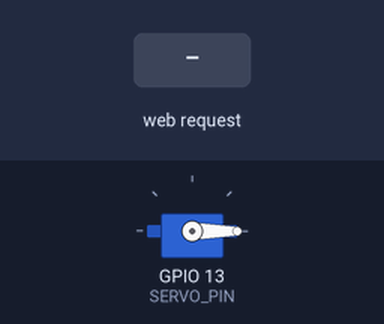
The sketch below on a simulated ESP32. Shown: servo. Inputs (shaded band) come from the test bench. WiFi joins after 1.5 s; servers stay silent unless stated; what the sketch prints to the serial monitor is not drawn.

Above: at 2.7 s.
2.8 s: HTTP request GET /unlock received
At 3.8 s:
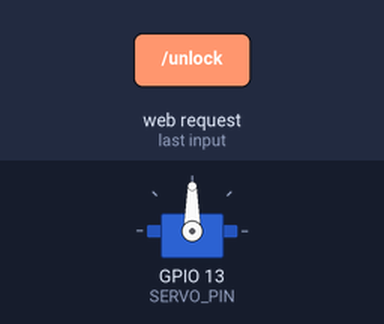
Timing chart, 0 to 9.3 s (numbered marks = the images above; inputs shaded):
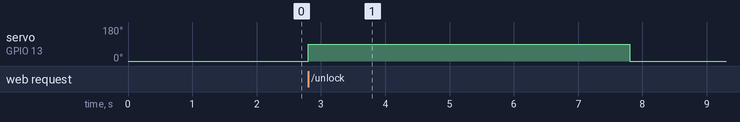

Measured:
- after the input at 2.8 s, servo on GPIO 13 (SERVO_PIN): 0° → 90° at once, → 0° 5.0 s later

The sketch:

sketch_may20a.ino
```cpp
#include <WiFi.h>
#include <WebServer.h>
#include <ESP32Servo.h>

const char* ssid = "YOUR_WIFI";
const char* password = "YOUR_PASSWORD";

WebServer server(80);

Servo lockServo;

#define SERVO_PIN 13

bool unlocked = false;

void unlockDoor() {

  unlocked = true;

  Serial.println("UNLOCK");

  lockServo.write(90);

  delay(5000);

  lockServo.write(0);

  unlocked = false;

  server.send(200, "text/plain", "Door Opened");
}

void statusDoor() {

  if(unlocked) {
    server.send(200, "text/plain", "OPEN");
  } else {
    server.send(200, "text/plain", "LOCK");
  }
}

void setup() {

  Serial.begin(115200);

  lockServo.attach(SERVO_PIN);

  lockServo.write(0);

  WiFi.begin(ssid, password);

  while(WiFi.status() != WL_CONNECTED) {
    delay(500);
    Serial.print(".");
  }

  Serial.println("");
  Serial.println(WiFi.localIP());

  server.on("/unlock", unlockDoor);

  server.on("/status", statusDoor);

  server.begin();
}

void loop() {
  server.handleClient();
}
```
